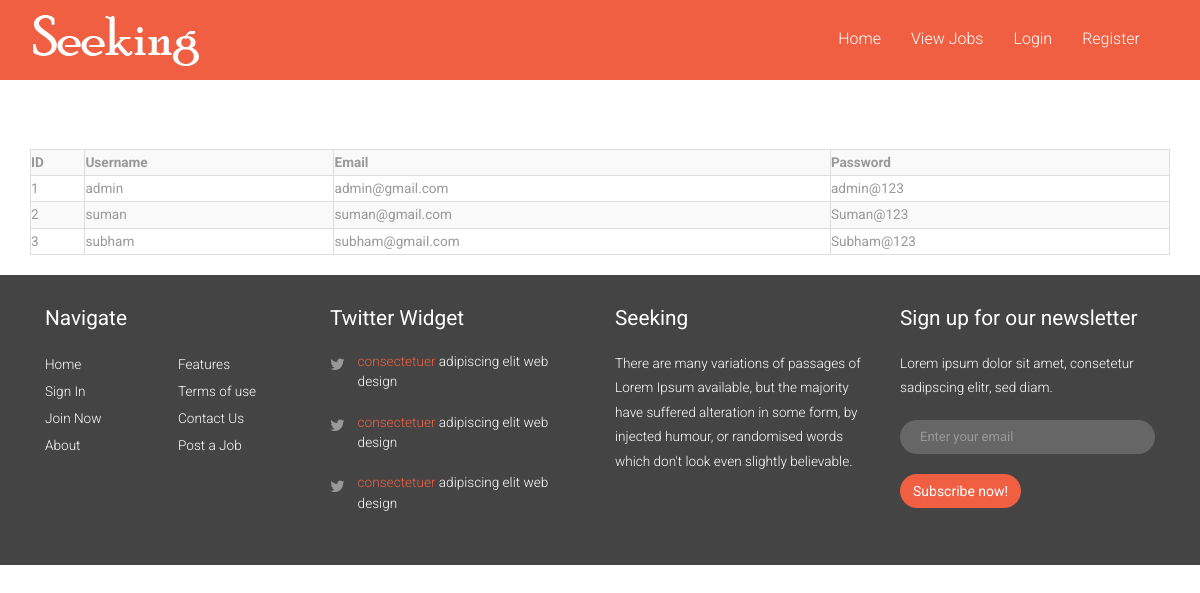
Screenshot of /viewuser.php with the database file from the repository.
### tables this page shows
CREATE TABLE `user` (
  `userid` int(11) NOT NULL,
  `name` varchar(50) NOT NULL,
  `email` varchar(50) NOT NULL,
  `password` varchar(50) NOT NULL,
  `roletype` int(11) NOT NULL
);

### viewuser.php (the view, shortened to what this page needs)
<!DOCTYPE HTML>
<html>
<head>
<link href="css/bootstrap-3.1.1.min.css" rel='stylesheet' type='text/css' />
<link href="css/style.css" rel='stylesheet' type='text/css' />
<link href="css/font-awesome.css" rel="stylesheet">
</head>
<body>
<?php include('header.php'); ?>
<?php include('connection.php');?>
<br>
<br>
<br>
<div class="container">
<div class="row">
<div class="col-lg-12">
 <table class="table table-bordered table-striped">
    <tr>
       <th>ID</th>
       <th>Username</th>
       <th>Email</th>
       <th>Password</th>
    </tr>
    <?php
     $sql = "SELECT * FROM user ";
$res = mysqli_query($conn, $sql);
if(mysqli_num_rows($res) > 0)
{
while ($data = mysqli_fetch_assoc($res))
{
    ?>
    <tr>
       <td><?php echo $data['userid']; ?></td>
       <td><?php echo $data['name']; ?></td>
       <td><?php echo $data['email']; ?></td>
       <td><?php echo $data['password']; ?></td>
    </tr>
<?php
}
}
?>
 </table>
</div>
</div>
</div>
<?php include('footer.php');?>
</body>
</html>

### header.php (shortened to what this page needs)
<nav class="navbar navbar-default" role="navigation">
	<div class="container">
	    <div class="navbar-header">
	        <a class="navbar-brand" href="index.php"><img src="images/logo.png" alt=""/></a>
	    </div>
	    <div class="navbar-collapse collapse" id="bs-example-navbar-collapse-1" style="height: 1px;">
	        <ul class="nav navbar-nav">
             <?php
                if (isset($_SESSION['type']))
                {
	                if ($_SESSION['type']==1 ) {
	                echo '
			        <li><a href="jobs.php">Add job</a></li>
			        <li><a href="categories.php">Categories</a>
			        <li><a href="viewsubmittedapp.php">View Application</a>
			        <li><a href="viewuser.php">View User</a>
			        <li><a href="viewjobs.php">View Jobs</a>
			        </li>
			        <li><a href="logout.php">Logout</a></li>
	                ';
	                 }
	                 else if($_SESSION['type']== 2)
	                 {
	                  echo '
	                  <li><a href="index.php">Home</a>
			        <li><a href="viewapplication.php">View Application</a>
			        <li><a href="viewjobs.php">View Jobs</a>
			        <li><a href="logout.php">Logout</a></li>
	                ';
	                 }
                }
                else
	                 {
	                   echo '
	                   <li><a href="index.php">Home</a>
			        <li><a href="viewjobs.php">View Jobs</a>
			        <li><a href="login.php">Login</a></li>
			        <li><a href="register.php">Register</a></li>
	                ';
	                 }
		        ?>
	        </ul>
	    </div>
	  </div>
	</nav>

### footer.php
<div class="footer">
	<div class="container">
		<div class="col-md-3 grid_3">
			<h4>Navigate</h4>
			<ul class="f_list f_list1">
				<li><a href="index.html">Home</a></li>
				<li><a href="login.html">Sign In</a></li>
				<li><a href="login.html">Join Now</a></li>
				<li><a href="about.html">About</a></li>
			</ul>
			<ul class="f_list">
				<li><a href="features.html">Features</a></li>
				<li><a href="terms.html">Terms of use</a></li>
				<li><a href="contact.html">Contact Us</a></li>
				<li><a href="jobs.html">Post a Job</a></li>
			</ul>
			<div class="clearfix"> </div>
		</div>
		<div class="col-md-3 grid_3">
			<h4>Twitter Widget</h4>
			<div class="footer-list">
			  <ul>
				<li><i class="fa fa-twitter tw1"> </i><p><span class="yellow"><a href="#">consectetuer</a></span> adipiscing elit web design</p></li>
				<li><i class="fa fa-twitter tw1"> </i><p><span class="yellow"><a href="#">consectetuer</a></span> adipiscing elit web design</p></li>
				<li><i class="fa fa-twitter tw1"> </i><p><span class="yellow"><a href="#">consectetuer</a></span> adipiscing elit web design</p></li>
			  </ul>
			</div>
		</div>
		<div class="col-md-3 grid_3">
			<h4>Seeking</h4>
			<p>There are many variations of passages of Lorem Ipsum available, but the majority have suffered alteration in some form, by injected humour, or randomised words which don't look even slightly believable. </p>
		</div>
		<div class="col-md-3 grid_3">
			<h4>Sign up for our newsletter</h4>
			<p>Lorem ipsum dolor sit amet, consetetur sadipscing elitr, sed diam.</p>
			<form>
				<input type="text" class="form-control" placeholder="Enter your email">
				<button type="button" class="btn red">Subscribe now!</button>
		    </form>
		</div>
		<div class="clearfix"> </div>
	</div>
</div>

### css/style.css (style rules this page uses)
h4, h5, h6, h1, h2, h3 { margin-top: 0; }
ul, ol { margin: 0; }
p { margin: 0; }
html, body { font-family: 'Roboto', sans-serif; font-size: 100%; background:#fff; }
body a { transition:0.5s all; -webkit-transition:0.5s all; -moz-transition:0.5s all; -o-transition:0.5s all; -ms-transition:0.5s all; }
.navbar-default { background-color: #f15f43 !important; border-color: #f15f43; border-radius: 0px; }
.navbar-default .navbar-nav > li > a { color: #fff; font-weight: 300; }
.navbar { min-height:100%; margin-bottom:0; }
.navbar-nav { margin: 18px 0 0 0; float:right; }
.navbar-brand { height:100%; padding:10px 15px; }
.navbar-nav > li > a { padding:10px 15px; }
.footer { padding:2em 0; background:#444; }
ul.f_list { padding:0; margin:0; list-style:none; float:left; }
ul.f_list1 { margin-right:30%; }
ul.f_list li, ul.f_list2 li { font-size:0.85em; font-weight:300; line-height:2em; }
ul.f_list li a, ul.f_list2 li a { color:#fff; }
.grid_3 h4 { color:#fff; font-size:1.3em; font-weight:400; margin-bottom:1em; }
.footer-list ul { padding:0; margin:0; list-style:none; }
.footer-list li { padding-bottom: 20px; }
.footer-list li p { overflow: hidden; padding: 0; color:#fff; font-size:0.85em; line-height:1.5em; font-weight:300; }
i.tw1 { color:#999; float: left; margin: 2% 5% 0 0; }
span.yellow a { color:#f15f43; }
.grid_3 .form-control { display: block; width: 100%; padding: 0px 20px; font-size: 13px; color:#969696; background-color: #666; border: 0; margin: 20px 0; border-radius: 30px; -webkit-border-radius: 30px; -moz-border-radius: 30px; -o-border-radius: 30px; outline:none; }
.grid_3 p { color:#fff; font-size:0.85em; line-height:1.8em; font-weight:300; }
.grid_3 .red { background: #f15f43; color: #fff; outline: none; border-radius: 30px; -webkit-border-radius: 30px; -moz-border-radius: 30px; -o-border-radius: 30px; }
input.form-control { box-shadow: none; background-color:#fff; padding:0 20px; border-radius:0px; }
.table>tbody>tr>td, .table>tbody>tr>th, .table>tfoot>tr>td, .table>tfoot>tr>th, .table>thead>tr>td, .table>thead>tr>th { border-top: none; padding: 3px 0; }
.table > thead > tr > th, .table > tbody > tr > th, .table > tfoot > tr > th, .table > thead > tr > td, .table > tbody > tr > td, .table > tfoot > tr > td { font-size: 0.85em; color: #999; }
.headings h1, h2,h3,h4,h5,h6 { font-weight:400; }

### rows the page displays
user: userid "1", name "admin", email "admin@gmail.com", password "admin@123"
user: userid "2", name "suman", email "suman@gmail.com", password "Suman@123"
user: userid "3", name "subham", email "subham@gmail.com", password "Subham@123"
